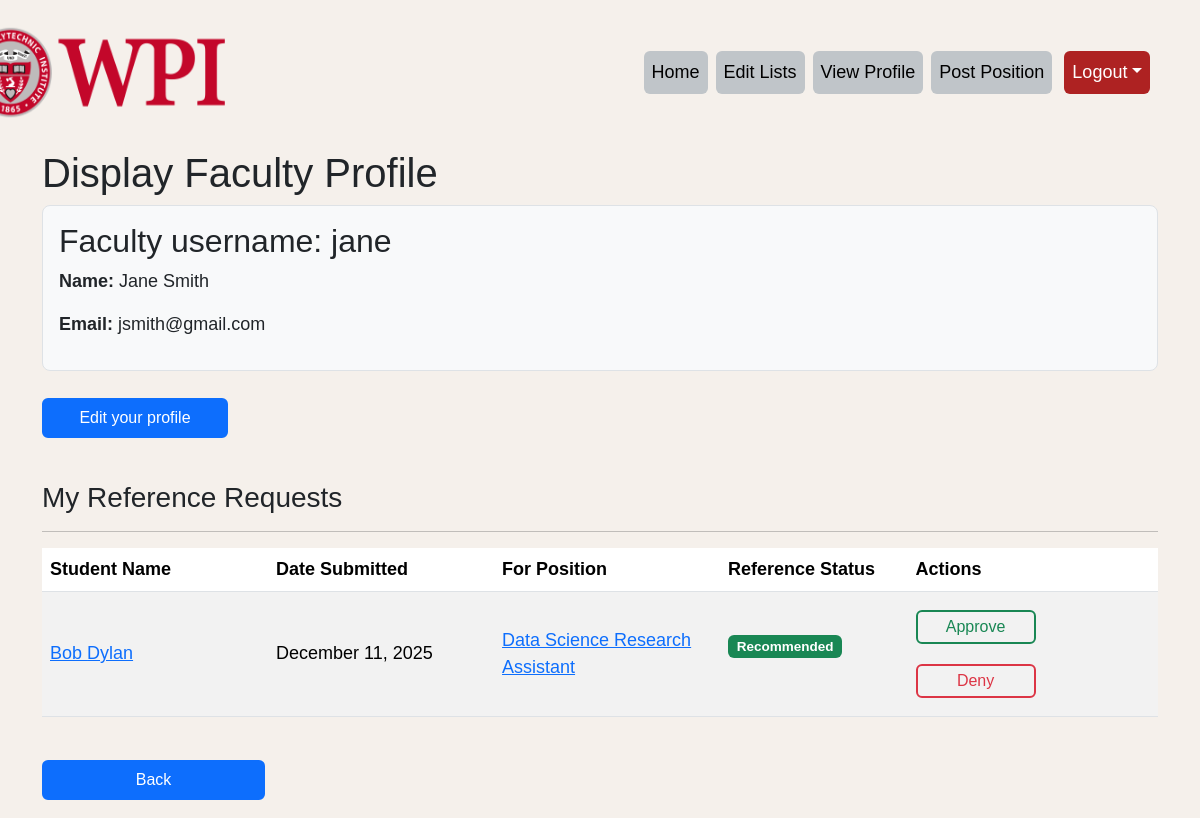
Page /faculty/profile (signed in) on the committed database.
### app/models/models.py (models this page shows, shortened)
class User(db.Model, UserMixin):
    __tablename__ = "user"
    id : sqlo.Mapped[int] = sqlo.mapped_column(primary_key=True)
    firstname : sqlo.Mapped[str] = sqlo.mapped_column(sqla.String(100))
    lastname : sqlo.Mapped[str] = sqlo.mapped_column(sqla.String(100))
    email : sqlo.Mapped[str] = sqlo.mapped_column(sqla.String(120), index = True, unique = True)
    username : sqlo.Mapped[str] = sqlo.mapped_column(sqla.String(64), index = True, unique = True)
    password_hash : sqlo.Mapped[Optional[str]] = sqlo.mapped_column(sqla.String(256))
    user_type : sqlo.Mapped[str] = sqlo.mapped_column(sqla.String(50))
    __mapper_args__ = {
        'polymorphic_identity' : 'User',
        'polymorphic_on': user_type
    }
    def get_username(self):
         return self.username
    def get_firstname(self):
        return self.firstname
    def get_lastname(self):
        return self.lastname
    def get_email(self):
        return self.email

class Application(db.Model):
    application_id : sqlo.Mapped[int] = sqlo.mapped_column(primary_key=True)
    timestamp : sqlo.Mapped[Optional[datetime]] = sqlo.mapped_column(default = lambda : datetime.now(timezone.utc))
    statement : sqlo.Mapped[str] = sqlo.mapped_column(sqla.String(1000))
    position_id: sqlo.Mapped[int] = sqlo.mapped_column(sqla.ForeignKey(ResearchPosition.position_id))
    position : sqlo.Mapped["ResearchPosition"] = sqlo.relationship(back_populates='position_apps')
    applicant_id: sqlo.Mapped[int] = sqlo.mapped_column(sqla.ForeignKey(Student.id))
    applicant : sqlo.Mapped["Student"] = sqlo.relationship(back_populates='student_apps')
    faculty_ref_id: sqlo.Mapped[Optional[int]] = sqlo.mapped_column(sqla.ForeignKey(Faculty.id))
    faculty_ref : sqlo.Mapped["Faculty"] = sqlo.relationship(back_populates='ref_requests')
    reference_status : sqlo.Mapped[Optional[Status]] = sqlo.mapped_column(sqla.Enum(Status), nullable = True)
    application_status : sqlo.Mapped[Status] = sqlo.mapped_column(sqla.Enum(Status), default = Status.PENDING)
    def get_reference_status(self):
        return self.reference_status

class ResearchPosition(db.Model):
    position_id : sqlo.Mapped[int] = sqlo.mapped_column(primary_key=True)
    position_title: sqlo.Mapped[str] = sqlo.mapped_column(sqla.String(30))
    description: sqlo.Mapped[str] = sqlo.mapped_column(sqla.String(120))
    start_date: sqlo.Mapped[Optional[date]] = sqlo.mapped_column(sqla.Date)
    end_date: sqlo.Mapped[Optional[date]] = sqlo.mapped_column(sqla.Date)
    team_size : sqlo.Mapped[int] = sqlo.mapped_column(sqla.Integer)
    min_gpa : sqlo.Mapped[float] = sqlo.mapped_column(sqla.Float, index = True)
    advisor_id : sqlo.Mapped[Optional[int]] = sqlo.mapped_column(sqla.ForeignKey(Faculty.id))
    advisor : sqlo.Mapped["Faculty"] = sqlo.relationship(back_populates = 'positions_posted')
    reference_required : sqlo.Mapped[bool] = sqlo.mapped_column(sqla.Boolean())
    position_apps : sqlo.WriteOnlyMapped["Application"] = sqlo.relationship(back_populates = 'position')
    preferred_majors : sqlo.WriteOnlyMapped["Major"] = sqlo.relationship(
        secondary=positions_majors_table,
        primaryjoin = (positions_majors_table.c.position_id == position_id),
        back_populates = 'positions_in_major'
    )
    required_courses : sqlo.WriteOnlyMapped["Course"] = sqlo.relationship(
        secondary=positions_courses_table,
        primaryjoin = (positions_courses_table.c.position_id == position_id),
        back_populates = 'positions_requiring_course'
    )
    research_topics : sqlo.WriteOnlyMapped["ResearchTopic"] = sqlo.relationship(
        secondary=positions_topics_table,
        primaryjoin = (positions_topics_table.c.position_id == position_id),
        back_populates = 'positions_with_topic'
    )
    programming_languages : sqlo.WriteOnlyMapped["ProgrammingLanguage"] = sqlo.relationship(
        secondary=positions_languages_table,
        primaryjoin = (positions_languages_table.c.position_id == position_id),
        back_populates = 'positions_requiring_language'
    )

### app/facultymain/facultyroutes.py (the view)
@fmain.route("/faculty/profile", methods = ['GET'])
@faculty_decorator
def display_profile():
    references = current_user.get_ref_requests()
    aform = ApproveForm()
    dform = DenyForm()
    return render_template('faculty_display_profile.html', title='Display Profile', faculty=current_user, references = references, aform = aform, dform = dform)

### app/facultymain/facultyforms.py
class ApproveForm(FlaskForm):
	submit = SubmitField('Approve')

class DenyForm(FlaskForm):
	submit = SubmitField('Deny')

### app/models/models.py (called while the page is built)
def faculty_decorator(func):
    @wraps(func)
    def wrapper(*args, **kwargs):
        if current_user.is_authenticated and current_user.user_type == "Faculty":
            return func(*args, **kwargs)
        elif current_user.is_authenticated:
            flash("Faculty-only page. Student restricted.")
            return redirect(url_for('studentmain.index'))
        else:
            flash("Please log in to access this page.")
            return redirect(url_for('studentmain.main'))
    return wrapper

@login.user_loader
def load_user(id):
    return db.session.get(User, int(id))

    def get_ref_requests(self):
        return db.session.scalars(self.ref_requests.select()).all()

### researchApp.py (called while the page is built, shortened)
@sqla.event.listens_for(db.metadata, "after_create")
def add_courses(*args, **kwargs):
    query = sqla.select(Course)

@app.before_request
def initDB(*args, **kwargs):
    if app._got_first_request:
        db.create_all()

@app.before_request
def before_request():
    if current_user.is_authenticated:
        current_user.last_seen = datetime.now(timezone.utc)
        db.session.add(current_user)
        db.session.commit()

### app/facultymain/templates/faculty_display_profile.html
{% extends "base.html" %}
{% block content %}
    <h1>Display Faculty Profile</h1>
    <div class = "border rounded-3 bg-light p-3">
        <h2> Faculty username: {{faculty.get_username()}}</h2>
        <p> <b>Name:</b>
			{% if faculty.get_firstname()%}
				{{faculty.get_firstname()}}
			{% endif%}
            {% if faculty.get_lastname()%}
				{{faculty.get_lastname()}}
			{% endif%}
		</p>
        <p> <b>Email:</b>
			{% if faculty.get_email()%}
				{{faculty.get_email()}}
			{% endif%}
		</p>
	</div>
	<br>
	<p><a href="{{ url_for('facultymain.edit_profile') }}" class='btn btn-primary border-2 col-2'>Edit your profile</a></p>
<br>
{% include "view_requests.html" %}
{% endblock %}

### app/facultymain/templates/view_requests.html (shortened to what this page needs)
{% block content %}
    <h3>My Reference Requests</h3>
    <hr>
    {% if references %}
        <table class = "table table-striped border-3 align-middle" style = "background-color: rgb(190, 147, 67);">
             <thead>
                <tr>
                        <th width = 10%> Student Name </td>
                        <th width = 10%> Date Submitted </td>
                        <th width = 10%> For Position </td>
                        <th width = 5%> Reference Status </td>
                        <th width = 10%> Actions </td>
                </tr>
                </thead>
        {% for ref in references %}
            <tbody>
                <tr>
                        <td width = 10%> <a href="{{ url_for('facultymain.view_student_profile', student_id=ref.applicant.id) }}">{{ref.applicant.firstname}} {{ref.applicant.lastname}} </a> </td>
                        <td width = 10%> {{moment(ref.timestamp).format('LL')}}</td>
                        <td width = 10%> <a href="{{ url_for('facultymain.my_position_details', position_id=ref.position_id) }}">{{ref.position.position_title}} </a> </td>
                        <td width = 5%>
                            {% if ref.get_reference_status().value == "Pending" %}
                                    <p > <span class = "badge bg-primary" style = "color:white"> Awaiting approval</span></p>
                            {% elif ref.get_reference_status().value == "Approved" %}
                                    <p > <span class = "badge bg-success" style = "color:rgb(255, 255, 255)"> Recommended </span></p>
                            {% elif ref.get_reference_status().value == "Rejected" %}
                                    <p>  <span class = "badge bg-danger" style = "color:rgb(255, 255, 255)"> Not Recommended </span></p>
                            {% endif %}</td>
                        <td width = 10%> <form action = "{{url_for('facultymain.accept_request', application_id = ref.application_id)}}" style="display:inline-block;"  method="POST">
                                        {{ aform.submit(class="btn btn-outline-success border-2", style="width:120px") }}
                                        </form>
                                         <form action = "{{url_for('facultymain.deny_request', application_id = ref.application_id)}}" style="display:inline-block;" method="POST">
                                        {{ dform.submit(class="btn btn-outline-danger border-2", style="width:120px") }}
				        </form> </td>
                </tr>
        {% endfor %}
        </table>
    {% else %}
        <p> You have no reference requests </p>
    {% endif %}
    <br>
    <a href="{{ url_for('facultymain.mypositions') }}" class="btn btn-primary border-2" style="width: 20%;"> Back </a>
{% endblock %}

### app/static/css/main.css (style rules this page uses)
body { margin: 0; padding: 1em; font-family: Helvetica; font-size : 18px; }
.btn-outline-success { white-space: normal; padding: 3px 0px 3px 0px; margin: 10px 0px 10px 0px; }
.btn-outline-danger { white-space: normal; padding: 3px 0px 3px 0px; margin: 10px 0px 10px 0px; }

### rows in the picture
User: get_username "jane", get_firstname "Jane", get_lastname "Smith", get_email "jsmith@gmail.com"
Application: applicant.firstname "Bob", applicant.lastname "Dylan", timestamp "December 11, 2025", position.position_title "Data Science Research Assistant", reference_status "Recommended"
